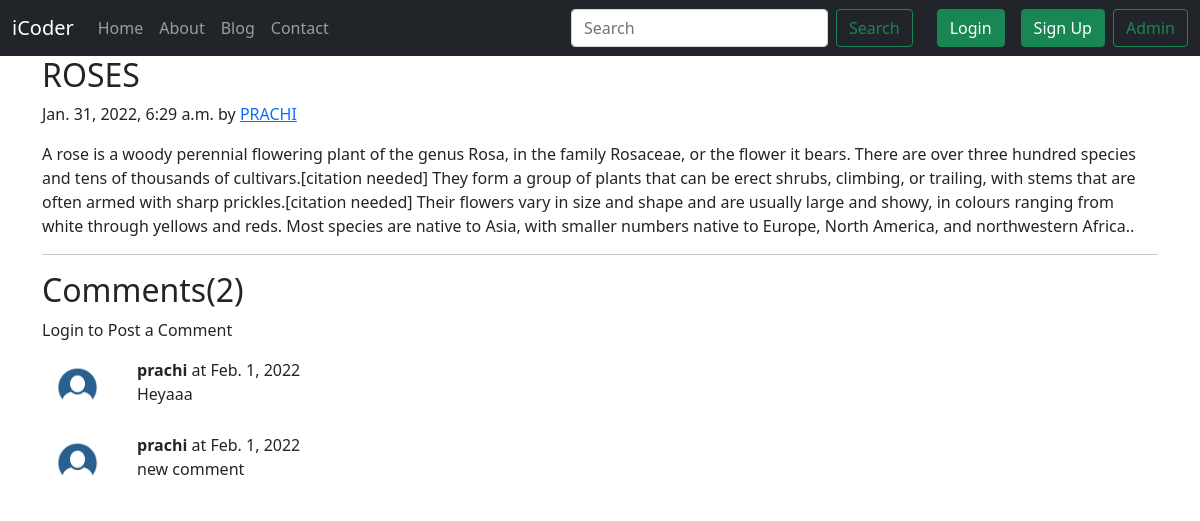
The page /blog/rose on the database its author committed.
### blog/models.py (models this page shows, shortened)
class Post(models.Model):
    sno=models.AutoField(primary_key=True)
    title=models.CharField(max_length=255)
    author=models.CharField(max_length=14)
    slug=models.CharField(max_length=130)
    timeStamp=models.DateTimeField(blank=True)
    content=models.TextField()

class BlogComment(models.Model):
    sno=models.AutoField(primary_key=True)
    comment=models.TextField()
    user=models.ForeignKey(User, on_delete=models.CASCADE)
    parent=models.ForeignKey('self',on_delete=models.CASCADE,null=True)
    timestamp=models.DateField(default=now)
    post=models.ForeignKey(Post,on_delete=models.CASCADE)

### blog/views.py (the view)
# urls.py: path('<str:slug>', views.blogPost, name="blogPost"),
def blogPost(request, slug):
    post=Post.objects.filter(slug=slug).first()
    comments= BlogComment.objects.filter(post=post)
    context={'post':post, 'comments': comments, 'user': request.user}
    return render(request, "blog/blogPost.html", context)

### templates/blog/blogPost.html (shortened to what this page needs)
{% extends 'base.html' %}
{% block body %}
<div class="container">
  <article class="blog-post">
    <h2 class="blog-post-title">{{post.title}}</h2>
    <p class="blog-post-meta">{{post.timeStamp}} by <a href="/about">{{post.author}}</a></p>
    <p>{{post.content}}.</p>
    <hr>
  </article>
</div>
<div class="container">
  <h2>Comments({{comments.count}})</h2>
  <div class="my-2">
    {% if user.is_authenticated %}
    <form action="/blog/postComment" method="post">
      {% csrf_token %}
      <div class="form-group">
        <label for="exampleInputEmail1">Post Comment </label>
        <input type="text" class="form-control" name="comment" placeholder="Enter comment here">
      </div>
      <input type="hidden" name="postSno" value="{{post.sno}}">
      <button type="submit" class="btn btn-primary my-2">Submit</button>
    </form>
    {% else %}
    <p>Login to Post a Comment</p>
  {% endif %}
</div>
  {% for comment in comments %}
  <div class="row my-3">
    <div class="col-md-1  ">
      <img class="rounded mx-auto d-block w-100 p-2" src="/static/img/user.png" alt="user">
    </div>
    <div class="col-md-11 ">
      <b> {{comment.user.username}} </b> at {{comment.timestamp}}
      <div> {{comment.comment}} </div>
    </div>
  </div>
  {% endfor %}
</div>
{% endblock body %}

### templates/base.html (shortened to what this page needs)
<!doctype html>
<html lang="en">
<head>
  <link href="https://cdn.jsdelivr.net/npm/bootstrap@5.1.3/dist/css/bootstrap.min.css" rel="stylesheet"
>
</head>
<body>
  <nav class="navbar navbar-expand-lg navbar-dark bg-dark">
    <div class="container-fluid">
      <a class="navbar-brand" href="#">iCoder</a>
      <div class="collapse navbar-collapse" id="navbarSupportedContent">
        <ul class="navbar-nav me-auto mb-2 mb-lg-0">
          <li class="nav-item {% block homeactive %}
            {% endblock homeactive %}">
            <a class="nav-link" href="/">Home <span class="visually-hidden-focusable">(current)</span></a>
          </li>
          <li class="nav-item {% block aboutactive %}
            {% endblock aboutactive %}">
            <a class="nav-link" href="/about">About</a>
          </li>
          <li class="nav-item {% block blogactive %}
            {% endblock blogactive %}">
            <a class="nav-link" href="/blog">Blog</a>
          </li>
          <li class="nav-item {% block contactactive %}
            {% endblock contactactive %}">
            <a class="nav-link" href="/contact">Contact</a>
          </li>
        </ul>
        <div class="d-flex">
        <form method="get" action="/search" class="d-flex mx-3">
          <input class="form-control me-2" type="search" placeholder="Search" aria-label="Search" name="query"
          id="query">
          <button class="btn btn-outline-success" type="submit">Search</button>
        </form>
        {% if user.is_authenticated %}
        <ul class="navbar-nav ms-auto mb-2 mb-lg-0">
          <li class="nav-item dropdown me-5">
            <a class="nav-link dropdown-toggle" href="#" id="navbarDropdown" role="button" data-bs-toggle="dropdown" aria-expanded="false">
              Welcome,{{request.user}}
            </a>
            <ul class="dropdown-menu " aria-labelledby="navbarDropdown">
              <li><a class="dropdown-item" href="/logout">Logout</a></li>
              <li><a class="dropdown-item" href="#">Another action</a></li>
              <li><hr class="dropdown-divider"></li>
              <li><a class="dropdown-item" href="#">Something else here</a></li>
            </ul>
          </li>
        </ul>
        {% else %}
        <button type="button" class="btn btn-success mx-2" data-bs-toggle="modal" data-bs-target="#loginModal">
          Login
        </button>
        <button type="button" class="btn btn-success mx-2" data-bs-toggle="modal" data-bs-target="#signupModal">
          Sign Up
        </button>
          <a href="/admin" role="button" target="_blank" class="btn btn-outline-success  my-sm-0">Admin</a>
          {% endif %}
        </div>
      </div>
    </div>
  </nav>
  {% block body %} {% endblock body %}
</body>
</html>

### rows shown on the page
Post: title "ROSES", timeStamp "Jan. 31, 2022, 6:29 a.m.", author "PRACHI", content "A rose is a woody perennial flowering plant of the genus Rosa, in the family Rosaceae, or the flower it bears. There are over three hundred species and tens of thousands of cultivars.[citation needed] They form a group of plants that can be erect shrubs, climbing, or trailing, with stems that are often armed with sharp prickles.[citation needed] Their flowers vary in size and shape and are usually large and showy, in colours ranging from white through yellows and reds. Most species are native to Asia, with smaller numbers native to Europe, North America, and northwestern Africa."
BlogComment: user.username "prachi", timestamp "Feb. 1, 2022", comment "Heyaaa"
BlogComment: user.username "prachi", timestamp "Feb. 1, 2022", comment "new comment"

### other values the page prints
{{ comments.count }} "2"
